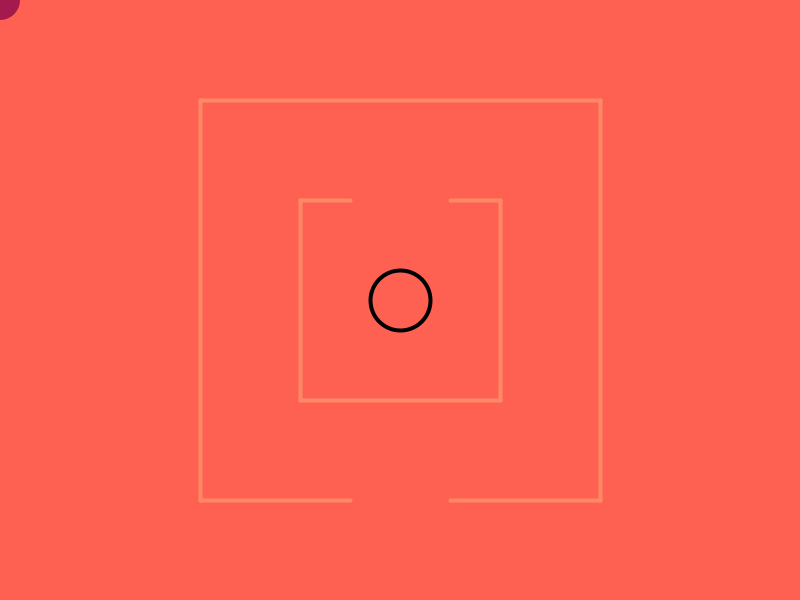
Frame 1 (no input)
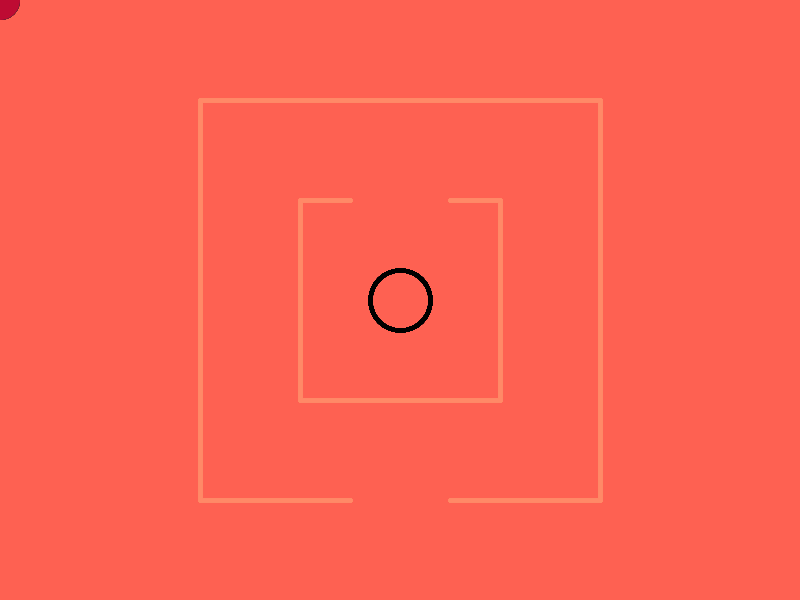
Frame 60 (the mouse pressed at the canvas centre just before this capture)
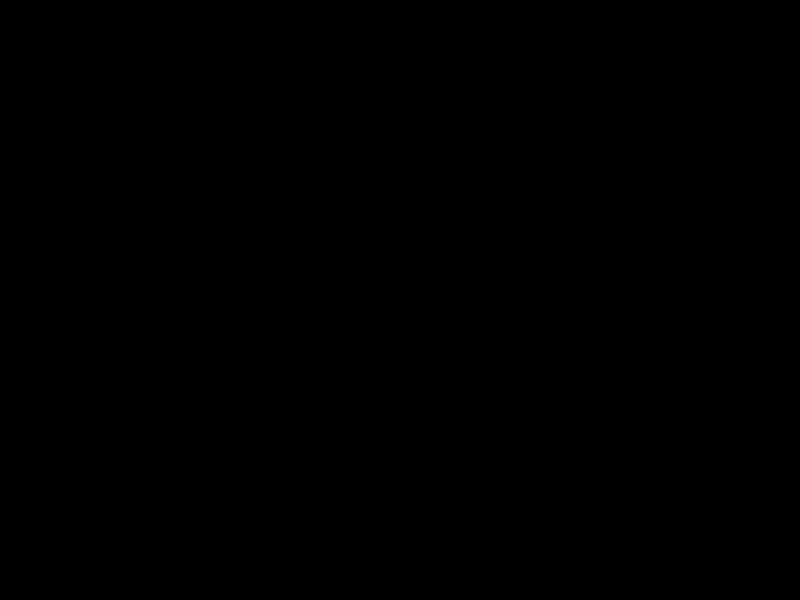
Frame 120 (the mouse held since frame 60 and released just before this capture)

The Processing sketch that drew these frames (run headless with seeded random() and noise(); from frame 60 on, the mouse is pressed at the canvas centre):

// Processing sketch: godoy_sofia
// ── godoy_sofia.pde
int posX=100;
int posY=100; 

//mesa de trabajo
void setup() {
  size(800,600);
  background(254, 97, 82);

  }


void draw() {

 //circulo rojo del centro
 noFill();
  strokeWeight(4);
  stroke(0,0,0);
  ellipse(width/2, height/2, 60,60);
  //laberinto
  stroke(255, 137, 103);
  //cuadrado 1
  //apertura
  line(300,200, 350,200);
  line(450, 200, 500,200);
  line(300,200, 300,400);
  line(500, 200, 500, 400);
  line(300,400, 500,400);
  //cuadrado 2
  line(200,100, 600, 100);
  line (600,100, 600, 500);
  //apertura
  line(600, 500, 450, 500);
  line(350, 500, 200, 500);
  line(200, 500, 200, 100);

  
  //circulos 
  fill (random(254), random(97), random(82));
  noStroke();
  ellipse(mouseX,mouseY,40,40);
  
  if(mouseX < 430 && mouseX > 370 && mouseY< 330 && mouseY> 270){
    background(0);
  }
  

  
}


   void mousePressed(){
strokeWeight (15);
stroke(43,97,82);
//happy
//H
line(150,100, 150, 200);
line(250, 100, 250, 200);
line(150, 150, 250, 150);
line(250, 150, 220, 150);

//A
line(300, 200, 350, 100);
line(350, 100, 400, 200);
line(330, 150, 370, 150);
//P1
line(430, 200, 430, 100);
line(430, 100, 460, 100);
line(460, 100, 460, 130);
line(460, 130, 430, 130);
//P2
line(500, 200, 500, 100);
line(500, 100, 530, 100);
line(530, 100, 530, 130);
line(530, 130, 500, 130);
//Y
line(580, 100, 630, 150);
line(630, 150, 680, 100);
line(630,150, 630, 200);
  }

  
  
  //limpieza de pantalla
  void keyPressed(){
     ellipse(mouseX,mouseY,2000,2000);
  }
  
  
